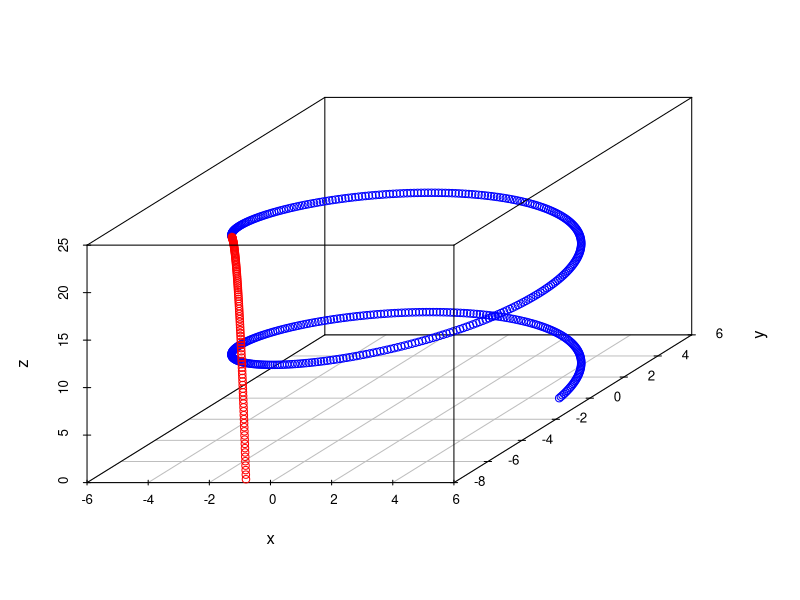
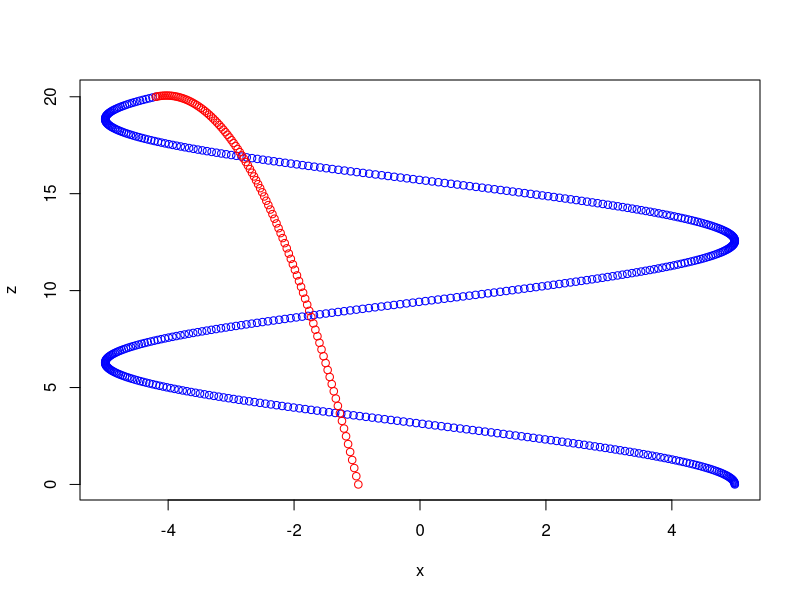
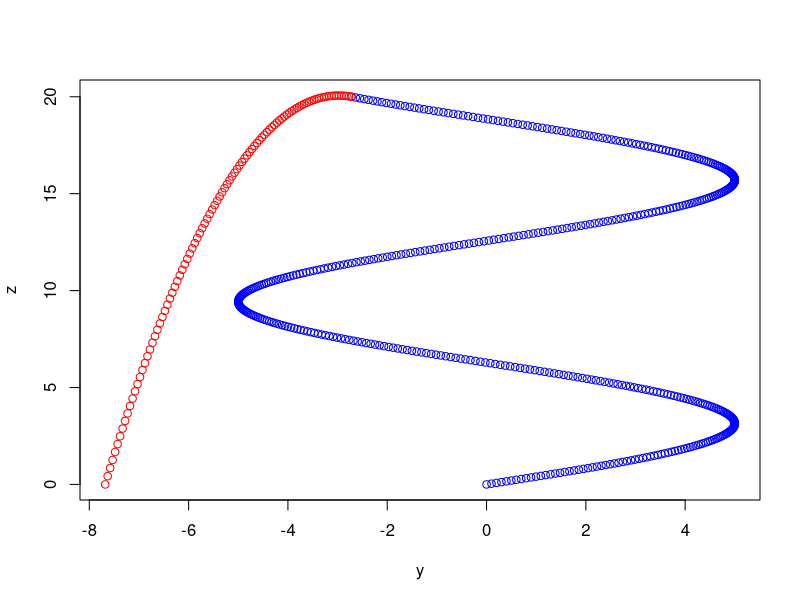
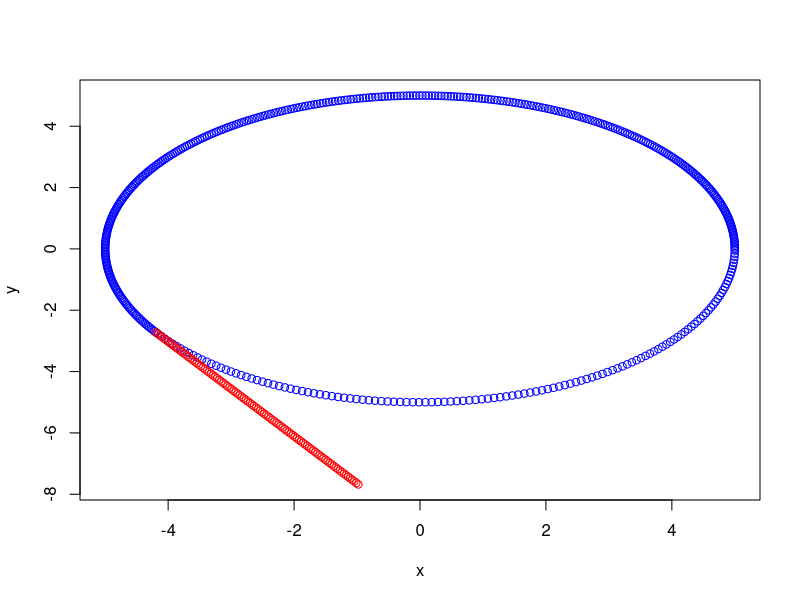

R code for these plots, in order:
## ---- chunk 1
knitr::opts_chunk$set(echo = FALSE)
require(scatterplot3d)
## ---- chunk 2
rx10 = 5*cos(10)
ry10 = 5*sin(10)
rz10 = 20
r <- function(t) c(5*cos(t), 5*sin(t), 2*t)
stopifnot(all(c(rx10, ry10, rz10) == r(10)))

vx10 = -5*sin(10)
vy10 = 5*cos(10)
vz10 = 2
v <- function(t) c(-5*sin(t), 5*cos(t), 2)
stopifnot(all(c(vx10, vy10, vz10) == v(10)))

t_xy = c((-vz10 + sqrt(vz10^2 - 4*(-0.5)*(32)*(rz10)))/2/-0.5/32,
         (-vz10 - sqrt(vz10^2 - 4*(-0.5)*(32)*(rz10)))/2/-0.5/32)
t_xy = t_xy[2] # positive time

r_dead <- function(t) c(rx10 + vx10*t,
                        ry10 + vy10*t,
                        rz10 + vz10*t - 0.5*32*t^2)
stopifnot(all(r_dead(0) == r(10)))
## ---- chunk 3
tim <- seq(0, 10, length = 500)

X <- t(sapply(tim, r))

tim2 <- seq(0, t_xy, length = 100)
X <- rbind(X, t(sapply(tim2, r_dead)))
X <- as.data.frame(X)
X$tim <- c(tim, tim2 + 10)
X$col <- c(rep("blue", length(tim)),
           rep("red", length(tim2)))
names(X) <- c("x", "y", "z", "t", "col")

scatterplot3d::scatterplot3d(X$x, X$y, X$z, xlab="x", ylab="y", zlab="z",
                             color = X$col)

par(mar=c(5,4,4,2))
plot(X$x, X$z, col = X$col, xlab="x", ylab = "z")

plot(X$y, X$z, col = X$col, xlab="y", ylab = "z")

plot(X$x, X$y, col = X$col, xlab="x", ylab = "y")
